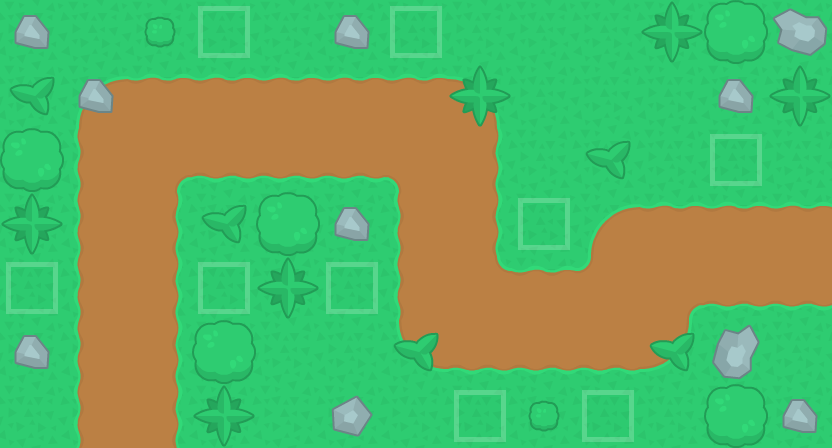

A level layout from a 2D game, rendered from its tile map. Below: a short description, then the map file with its tile-grid data intact:
An orthogonal 13x7 tile map with 64x64 px tiles, 4 tile layers (background, road, tree_rock, spawn).

<map version="1.2" tiledversion="1.2.5" orientation="orthogonal" renderorder="right-down" width="13" height="7" tilewidth="64" tileheight="64" infinite="0" nextlayerid="5" nextobjectid="1">
 <tileset firstgid="1" source="towerDefenseDemo.tsx" />
 <layer id="4" name="background" width="13" height="7">
  <data encoding="csv">
25,25,25,25,25,25,25,25,25,25,25,25,25,
25,25,25,25,25,25,25,25,25,25,25,25,25,
25,25,25,25,25,25,25,25,25,25,25,25,25,
25,25,25,25,25,25,25,25,25,25,25,25,25,
25,25,25,25,25,25,25,25,25,25,25,25,25,
25,25,25,25,25,25,25,25,25,25,25,25,25,
25,25,25,25,25,25,25,25,25,25,25,25,25
</data>
 </layer>
 <layer id="1" name="road" width="13" height="7">
  <data encoding="csv">
0,0,0,0,0,0,0,0,0,0,0,0,0,
0,4,48,48,48,48,48,5,0,0,0,0,0,
0,26,1,2,2,2,3,24,0,0,0,0,0,
0,26,24,0,0,0,26,24,0,4,48,48,48,
0,26,24,0,0,0,26,47,48,49,1,2,2,
0,26,24,0,0,0,27,2,2,2,28,0,0,
0,26,24,0,0,0,0,0,0,0,0,0,0
</data>
 </layer>
 <layer id="2" name="tree_rock" width="13" height="7">
  <data encoding="csv">
136,0,132,0,0,136,0,0,0,0,135,131,137,
133,136,0,0,0,0,0,135,0,0,0,136,135,
131,0,0,0,0,0,0,0,0,133,0,0,0,
135,0,0,133,131,136,0,0,0,0,0,0,0,
0,0,0,0,135,0,0,0,0,0,0,0,0,
136,0,0,131,0,0,133,0,0,0,133,2684354697,0,
0,0,0,135,0,138,0,0,132,0,0,131,136
</data>
 </layer>
 <layer id="3" name="spawn" width="13" height="7">
  <data encoding="csv">
0,0,0,16,0,0,16,0,0,0,0,0,0,
0,0,0,0,0,0,0,0,0,0,0,0,0,
0,0,0,0,0,0,0,0,0,0,0,16,0,
0,0,0,0,0,0,0,0,16,0,0,0,0,
16,0,0,16,0,16,0,0,0,0,0,0,0,
0,0,0,0,0,0,0,0,0,0,0,0,0,
0,0,0,0,0,0,0,16,0,16,0,0,0
</data>
 </layer>
</map>
